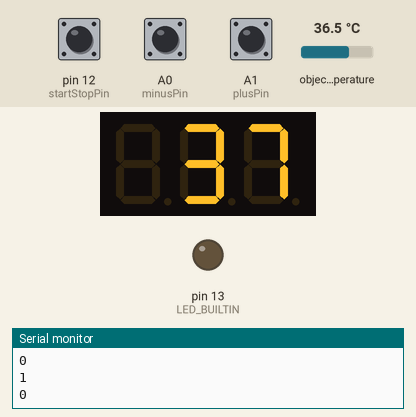
Simulated run of this sketch. Board: Arduino Uno, built with avr-gcc and run on an emulated ATmega328P. Parts: 3-digit seven-segment display, output pins drawn as LEDs (lit = HIGH), the last lines printed to the serial monitor. The inputs (shaded band) are chosen by the test bench; at power-on: object temperature 36.5 °C, A0 (minusPin) HIGH, pin 12 (startStopPin) HIGH, A1 (plusPin) HIGH.

Above: at 0.79 s.
1.3 s: object temperature set to 20 °C
At 2.01 s:
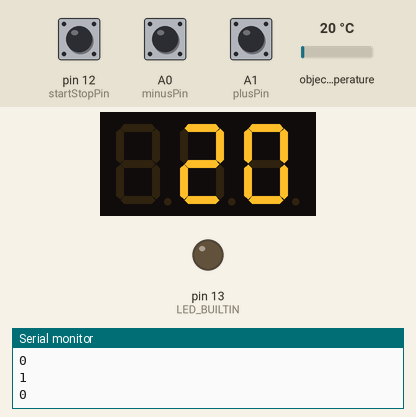
4.3 s: A0 (minusPin) pulled LOW for 0.15 s
At 4.78 s:
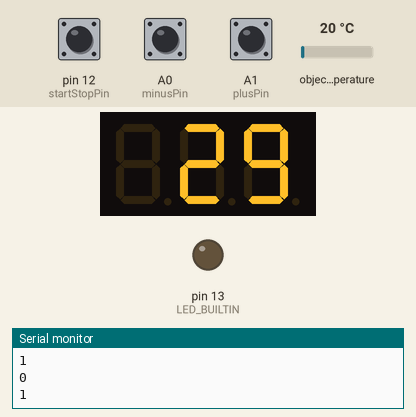
5.0 s: A0 (minusPin) pulled LOW for 1 s
6.6 s: object temperature set to 26 °C
At 8.4 s:
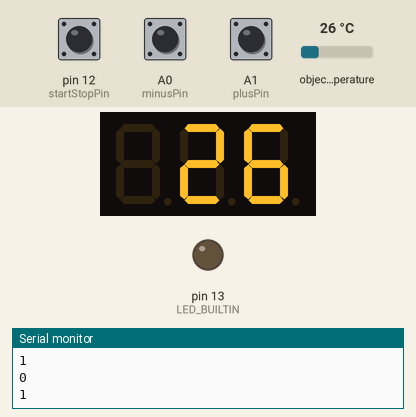
8.5 s: pin 12 (startStopPin) pulled LOW for 3.2 s
At 11.87 s:
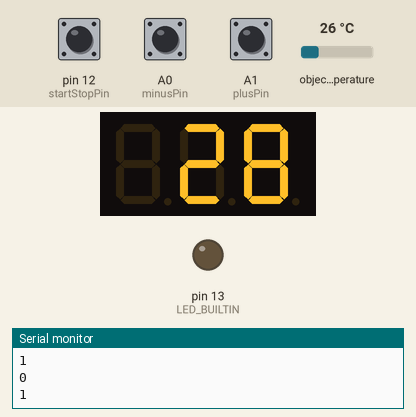
12.3 s: object temperature set to 32 °C
At 12.8 s:
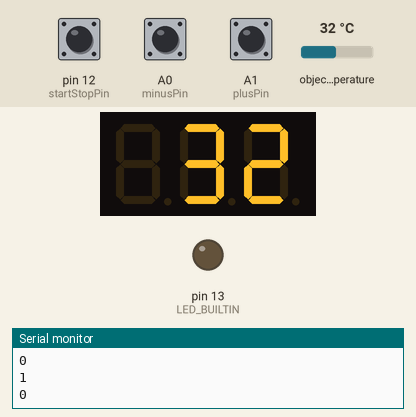
Timing chart, 0 to 15.1 s (numbered marks = the images above; inputs shaded):
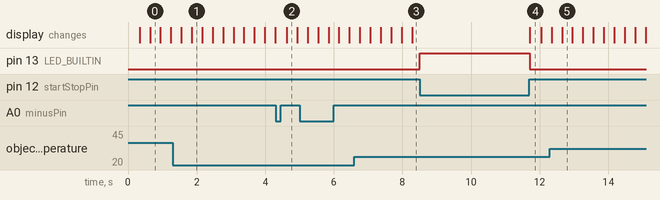

The sketch:

TempOn7Segment.ino
```cpp
#include <SevenSeg.h>

#include <Adafruit_MLX90614.h>
Adafruit_MLX90614 mlx = Adafruit_MLX90614();

SevenSeg sevseg(2, 3, 4, 5, 6, 7, 8); //Instantiate a seven segment controller obj
const int numOfDigits = 3;
int digitPins[numOfDigits] = {9, 10, 11};

// Set your target heat here.
// TODO: Gerçekte bu değer 60-120 arası olacak
int targetHeat = 30;
int targetDelta = 2; // Hedef sicaklik icin +/- aralık

int startStopPin = 12;
int plusPin = A1;
int minusPin = A0;
boolean isRunning = false;

int valup = 0;
int valdown = 0;
int prevvalup = 0;
int prevvaldown = 0;
unsigned long lastBtnUp = 0;
unsigned long lastBtnDwn = 0;
int transInt = 30;  // Buton basma bekleme süresi. Hızlı basmayı engellemek için.


void setHeater () {
  valup = digitalRead(plusPin);
  valdown = digitalRead(minusPin);

  if (valup == HIGH && prevvalup == LOW) //funcitons based off of button pulling input pin LOW
  {
    if ((!isRunning) && (millis() - lastBtnUp > transInt))
    {
      // increase heat
      targetHeat++;
      sevseg.write(targetHeat);
      Serial.println(targetHeat);
    }
    lastBtnUp = millis();
  }
  prevvalup = valup;

  if (valdown == HIGH && prevvaldown == LOW) //funcitons based off of button pulling input pin LOW
  {
    if ((!isRunning) && (millis() - lastBtnDwn > transInt))
    {
      // decrease heat
      targetHeat--;
      sevseg.write(targetHeat);
      Serial.println(targetHeat);
    }
    lastBtnDwn = millis();
  }
  prevvaldown = valdown;

} //setHeater

void heaterFunction () {

  static int mlxReading = 0;

  if (isRunning) {
    mlxReading = round(mlx.readObjectTempC());
    sevseg.write(mlxReading);

    if (mlxReading - targetDelta < targetHeat) {
      //Relay çekilsin heater açılsın
      digitalWrite(LED_BUILTIN, HIGH);
    }
    if (mlxReading + targetDelta > targetHeat ) {
      // Relay bırakılsın heater kapansın
      digitalWrite(LED_BUILTIN, LOW);
    }

  } else {
    // targetHeat = 30;
    setHeater();
    sevseg.write(targetHeat);
  }
} //heaterFunction

void setup() {

  Serial.begin(9600);
  // put your setup code here, to run once:

  mlx.begin();
  sevseg.setDigitPins(numOfDigits, digitPins);


  // Sözde relay ;) pin 13 yanıyorsa relay çekildi demektir.
  pinMode(LED_BUILTIN, OUTPUT);
  digitalWrite(LED_BUILTIN, LOW);

  pinMode(startStopPin, INPUT_PULLUP);
  pinMode(plusPin, INPUT_PULLUP);
  pinMode(minusPin, INPUT_PULLUP);

  Serial.println("setup complete");
} //setup

void loop() {

  static int startStopPinState = 0;
  Serial.println(isRunning);

  startStopPinState = digitalRead(startStopPin);
  //Serial.println(startStopPinState);

  if (startStopPinState == HIGH) //funcitons based off of button pulling input pin HIGH
  {
    if (isRunning)
    {
      // Stop basildi

      digitalWrite(LED_BUILTIN, LOW);
      isRunning = false;
    }
    else
    {
      // start basildi
      isRunning = true;
    }
  }
  heaterFunction();

}//loop
```

Measured:
- after the input at 1.3 s, the display: first differs from a run without the input after 0.56 s (image 1)
- after the input at 4.3 s, the display: changes after 0.33 s (image 2)
- after the input at 6.6 s, the display: first differs from a run without the input after 0.46 s (image 3)
- after the input at 8.5 s, pin 13 (LED_BUILTIN): LOW → HIGH at once, → LOW 3.2 s later
- after the input at 12.3 s, the display: first differs from a run without the input after 0.35 s (image 5)
